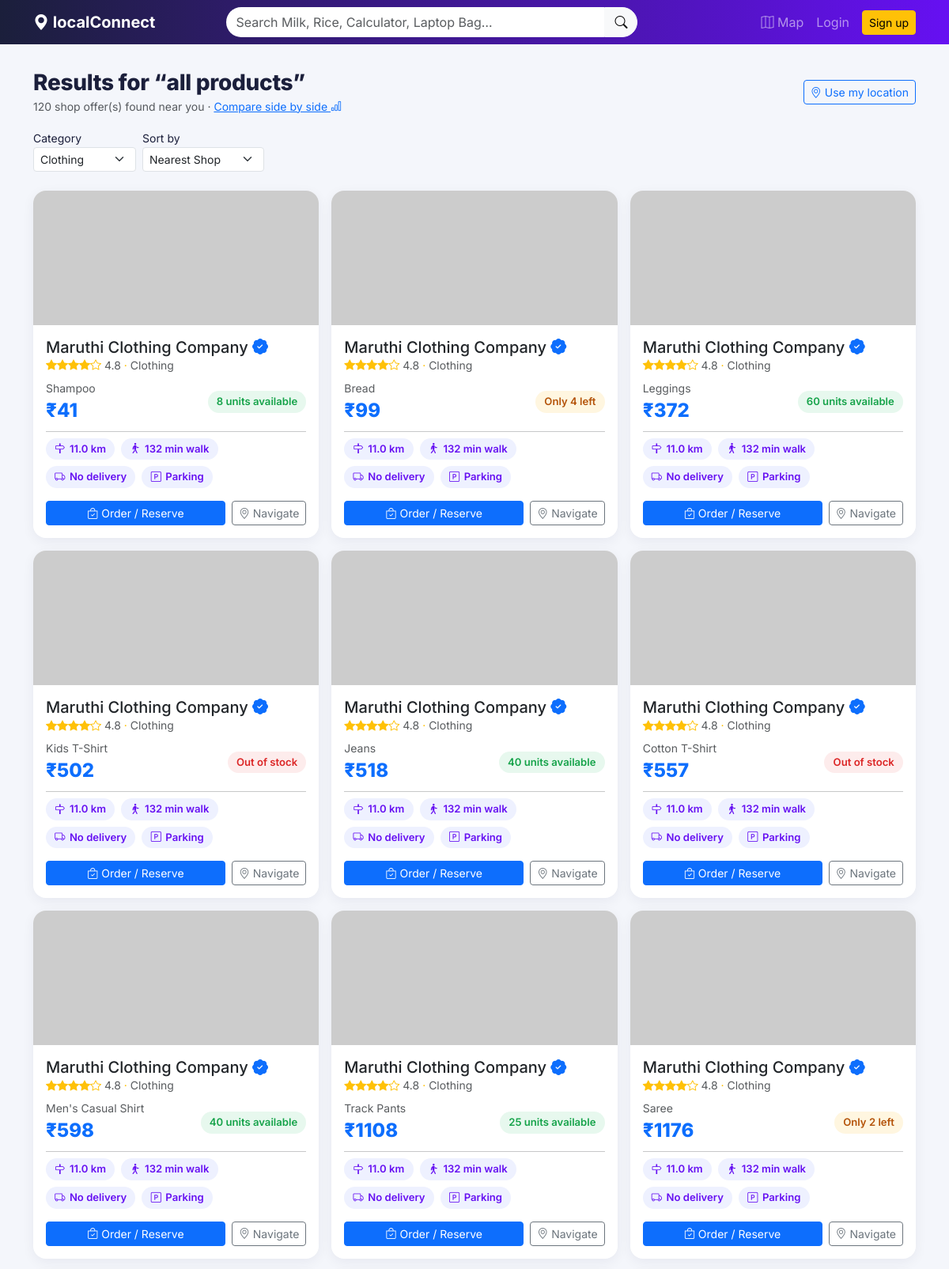
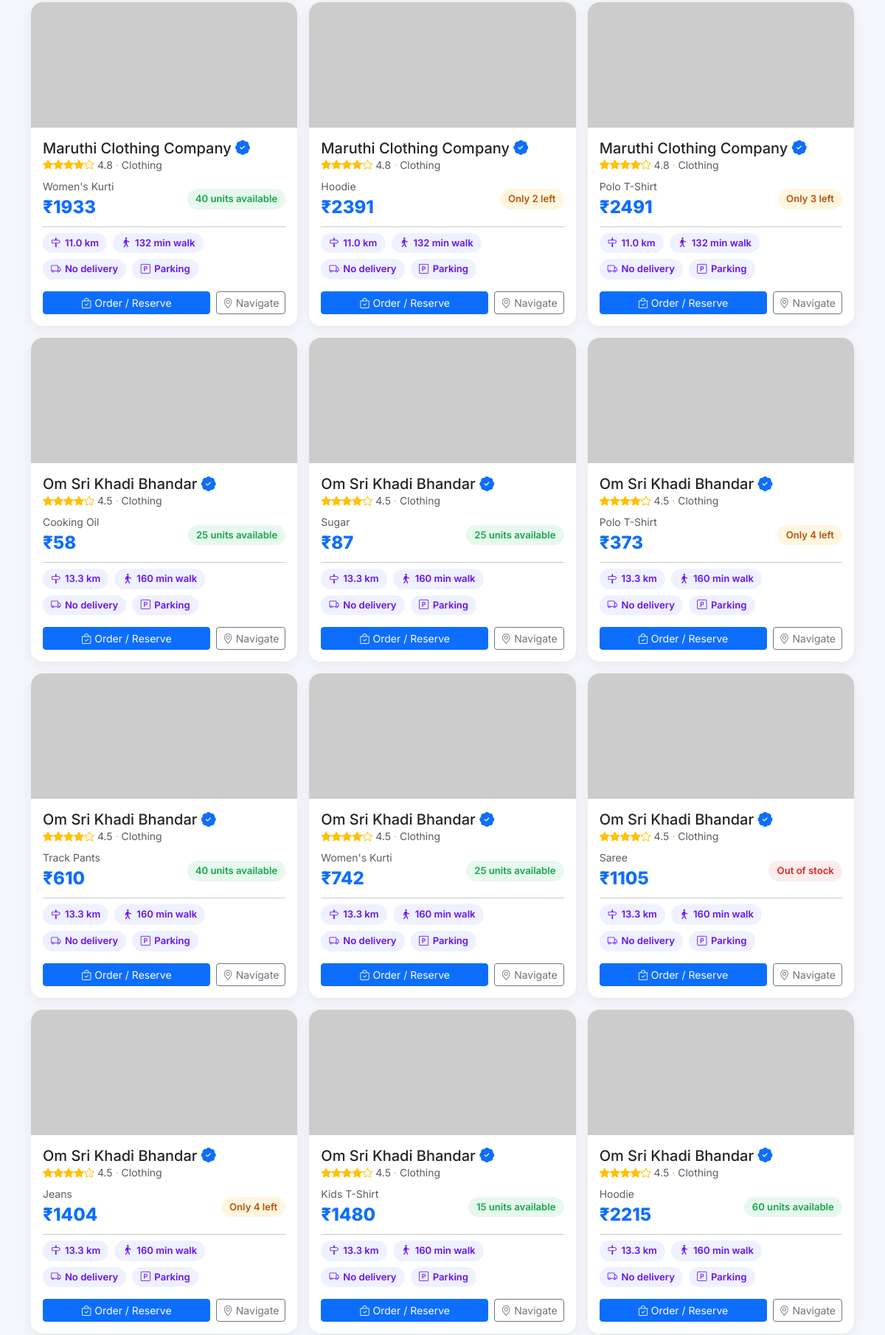
/search?category=Clothing (upper part), run on the app's committed database (2 pictures, top to bottom).
### models.py (models this page shows)
class Shop(db.Model):
    __tablename__ = "shops"
    id = db.Column(db.Integer, primary_key=True)
    owner_id = db.Column(db.Integer, db.ForeignKey("users.id"))
    name = db.Column(db.String(150), nullable=False, index=True)
    owner_name = db.Column(db.String(120))
    mobile = db.Column(db.String(20))
    address = db.Column(db.String(255))
    lat = db.Column(db.Float, nullable=False)
    lng = db.Column(db.Float, nullable=False)
    category = db.Column(db.String(50), index=True)
    delivery_available = db.Column(db.Boolean, default=False)
    delivery_radius = db.Column(db.Float, default=3.0)  # km
    rating = db.Column(db.Float, default=4.0)
    parking = db.Column(db.Boolean, default=False)
    image = db.Column(db.String(255))
    verified = db.Column(db.Boolean, default=False)
    created_at = db.Column(db.DateTime, default=_now)
    inventory = db.relationship("Inventory", backref="shop", lazy=True,
                                cascade="all, delete-orphan")
    orders = db.relationship("Order", backref="shop", lazy=True)
    reviews = db.relationship("Review", backref="shop", lazy=True)

class Product(db.Model):
    __tablename__ = "products"
    id = db.Column(db.Integer, primary_key=True)
    name = db.Column(db.String(150), nullable=False, index=True)
    category = db.Column(db.String(50), index=True)
    image = db.Column(db.String(255))
    description = db.Column(db.String(500))
    inventory = db.relationship("Inventory", backref="product", lazy=True)

class Inventory(db.Model):
    __tablename__ = "inventory"
    id = db.Column(db.Integer, primary_key=True)
    shop_id = db.Column(db.Integer, db.ForeignKey("shops.id"), nullable=False)
    product_id = db.Column(db.Integer, db.ForeignKey("products.id"), nullable=False)
    price = db.Column(db.Float, nullable=False)
    cost = db.Column(db.Float, default=0)     # wholesale/purchase cost → profit calc
    stock = db.Column(db.Integer, default=0)
    sold = db.Column(db.Integer, default=0)   # used by AI popularity features
    views = db.Column(db.Integer, default=0)  # product page views (analytics)
    LOW_STOCK_THRESHOLD = 5
    @property
    def status(self):
        if self.stock <= 0:
            return "out_of_stock"
        if self.stock <= self.LOW_STOCK_THRESHOLD:
            return "low_stock"
        return "in_stock"

### app.py (the view)
@app.route("/search")
def search():
    query = request.args.get("q", "").strip()
    category = request.args.get("category", "All")
    sort_by = request.args.get("sort", "distance")
    lat, lng = current_location()
    results = services.search_inventory(query, lat, lng, category)
    if sort_by == "best":
        results = services.best_value_score(results)
    else:
        results = services.sort_results(results, sort_by)
    return render_template("customer/search.html", results=results, query=query,
                           category=category, sort_by=sort_by, lat=lat, lng=lng)

### app.py (called while the page is built)
@app.context_processor
def inject_globals():
    return {
        "maps_key": app.config["GOOGLE_MAPS_API_KEY"],
        "categories": ["Clothing", "Hardware", "Electronics", "Grocery",
                       "Footwear", "Stationery", "Sports", "Home Decor"],
    }

def current_location():
    try:
        lat = float(request.args.get("lat") or request.cookies.get("lat"))
        lng = float(request.args.get("lng") or request.cookies.get("lng"))
        return lat, lng
    except (TypeError, ValueError):
        if current_user.is_authenticated and current_user.lat:
            return current_user.lat, current_user.lng
        return app.config["DEFAULT_LAT"], app.config["DEFAULT_LNG"]

### services.py (called while the page is built, shortened)
def _tok(text):
    return [t for t in re.sub(r"[^a-z0-9\s]", " ", (text or "").lower()).split() if len(t) > 1]

def expand_terms(query):
    terms = set()
    for t in _tok(query):
        terms.add(t)
        terms.update(SYNONYMS.get(t, []))
    return terms

def semantic_score(query, product):
    terms = expand_terms(query)
    if not terms:
        return 60  # browse mode

def haversine_km(lat1, lng1, lat2, lng2):
    if None in (lat1, lng1, lat2, lng2):
        return None
    lat1, lng1, lat2, lng2 = map(radians, (lat1, lng1, lat2, lng2))
    dlat = lat2 - lat1
    dlng = lng2 - lng1
    a = sin(dlat / 2) ** 2 + cos(lat1) * cos(lat2) * sin(dlng / 2) ** 2
    return round(2 * EARTH_RADIUS_KM * asin(sqrt(a)), 3)

def walking_time_min(distance_km):
    if distance_km is None:
        return None
    return max(1, round(distance_km / WALK_SPEED_KMPH * 60))

def maps_link(name, area=""):
    query = (name or "")
    if area:
        query += " " + str(area).split(",")[0]
    return "https://www.google.com/maps/search/?api=1&query=" + quote_plus(query)

def humanize_distance(distance_km):
    if distance_km is None:
        return "—"
    if distance_km < 1:
        return f"{int(round(distance_km * 1000))} m"
    return f"{distance_km:.1f} km"

def sort_results(results, sort_by="distance"):
    key = SORT_STRATEGIES.get(sort_by, SORT_STRATEGIES["distance"])
    return sorted(results, key=key)

### hyperlocal-commerce/templates/customer/search.html (shortened to what this page needs)
{% extends "base.html" %}
{% block content %}
<div class="d-flex flex-wrap justify-content-between align-items-center mb-3">
  <div>
    <h3 class="section-title mb-0">Results for “{{ query or 'all products' }}”</h3>
    <small class="text-muted">{{ results|length }} shop offer(s) found near you ·
      <a href="{{ url_for('compare', q=query) }}">Compare side by side <i class="bi bi-bar-chart"></i></a></small>
  </div>
  <button class="btn btn-sm btn-outline-primary" data-detect-loc><i class="bi bi-geo-alt"></i> Use my location</button>
</div>
<form class="row g-2 align-items-end mb-4" method="get">
  <div class="col-auto">
    <label class="form-label small mb-0">Category</label>
    <select class="form-select form-select-sm" name="category" onchange="this.form.submit()">
      {% for c in categories %}<option {{ 'selected' if category==c }}>{{ c }}</option>{% endfor %}
    </select>
  </div>
  <div class="col-auto">
    <label class="form-label small mb-0">Sort by</label>
    <select class="form-select form-select-sm" name="sort" onchange="this.form.submit()">
      <option value="distance" {{ 'selected' if sort_by=='distance' }}>Nearest Shop</option>
    </select>
  </div>
</form>
<div class="row g-3">
  {% for r in results %}
  <div class="col-md-6 col-lg-4">
    <div class="card result-card h-100">
      <div class="result-thumb">
        <img src="{{ r.product_image }}" alt="{{ r.product_name }}" loading="lazy"
             onerror="this.onerror=null;this.src='https://loremflickr.com/600/400/product'">
      </div>
      <div class="card-body">
        <div class="d-flex justify-content-between">
          <h5 class="mb-0">{{ r.shop_name }}
            {% if r.verified %}<i class="bi bi-patch-check-fill text-primary" title="Verified"></i>{% endif %}
          </h5>
        </div>
        <div class="stars small mb-2">
          {% for i in range(5) %}<i class="bi bi-star{{ '-fill' if i < r.rating|int else '' }}"></i>{% endfor %}
          <span class="text-muted">{{ r.rating }}</span> · <span class="text-muted">{{ r.shop_category }}</span>
        </div>
        <div class="d-flex align-items-center justify-content-between">
          <div>
            <div class="text-muted small">{{ r.product_name }}</div>
            <div class="price-tag">₹{{ r.price|int }}</div>
          </div>
          <div class="text-end">
            {% if r.status == 'out_of_stock' %}<span class="chip red">Out of stock</span>
            {% elif r.status == 'low_stock' %}<span class="chip amber">Only {{ r.stock }} left</span>
            {% else %}<span class="chip green">{{ r.stock }} units available</span>{% endif %}
          </div>
        </div>
        <hr class="my-2">
        <div class="d-flex flex-wrap gap-2 small">
          <span class="chip"><i class="bi bi-signpost"></i> {{ r.distance_label }}</span>
          <span class="chip"><i class="bi bi-person-walking"></i> {{ r.walking_time }} min walk</span>
          {% if r.delivery_available %}
            <span class="chip green"><i class="bi bi-truck"></i> Delivery · {{ r.delivery_time }} min</span>
          {% else %}
            <span class="chip"><i class="bi bi-truck"></i> No delivery</span>
          {% endif %}
          {% if r.parking %}<span class="chip"><i class="bi bi-p-square"></i> Parking</span>{% endif %}
        </div>
        <div class="d-flex gap-2 mt-3">
          <a class="btn btn-sm btn-primary flex-fill"
             href="{{ url_for('checkout', inventory_id=r.inventory_id) }}">
             <i class="bi bi-bag-check"></i> Order / Reserve</a>
          <a class="btn btn-sm btn-outline-secondary"
             href="{{ r.maps_url }}"
             target="_blank"><i class="bi bi-geo-alt"></i> Navigate</a>
        </div>
      </div>
    </div>
  </div>
  {% endfor %}
</div>
{% endblock %}

### hyperlocal-commerce/static/css/style.css (style rules this page uses)
:root { --brand:#0d6efd; --brand-2:#6610f2; --accent:#ffc107; --ink:#1b1f3b; --soft:#f4f6fb; }
body { background:var(--soft); color:var(--ink); font-family:"Inter",system-ui,-apple-system,"Segoe UI",Roboto,sans-serif; -webkit-font-smoothing:antialiased; }
.card,.result-card,.shop-card { animation:lc-fade .45s ease both; }
.card { border:none;border-radius:16px;box-shadow:0 4px 16px rgba(20,20,60,.06); }
.result-card { transition:transform .14s ease, box-shadow .14s ease;overflow:hidden; }
.result-thumb { position:relative;height:170px;overflow:hidden; }
.result-thumb img { width:100%;height:100%;object-fit:cover;transition:transform .4s ease; }
.price-tag { font-size:1.5rem;font-weight:800;color:var(--brand); }
.chip { display:inline-flex;align-items:center;gap:.35rem;background:#eef1ff;color:var(--brand-2); border-radius:30px;padding:.25rem .7rem;font-size:.82rem;font-weight:600; }
.chip.green { background:#e7f8ee;color:#16a34a; }
.chip.amber { background:#fff6e0;color:#b45309; }
.chip.red { background:#fdecec;color:#dc2626; }
.stars { color:var(--accent); }
.section-title { font-weight:800;letter-spacing:-.3px; }

### data on the page
Shop: shop_name "Maruthi Clothing Company" "Maruthi Clothing Company" "Maruthi Clothing Company" "Maruthi Clothing Company" "Maruthi Clothing Company" "Maruthi Clothing Company" "Maruthi Clothing Company" "Maruthi Clothing Company" "Maruthi Clothing Company" "Maruthi Clothing Company" "Maruthi Clothing Company" "Maruthi Clothing Company", shop_category "Clothing" "Clothing" "Clothing" "Clothing" "Clothing" "Clothing" "Clothing" "Clothing" "Clothing" "Clothing" "Clothing" "Clothing"
Product: product_name "Shampoo"
Inventory: price "41"
Product: product_name "Bread"
Inventory: price "99"
Product: product_name "Leggings"
Inventory: price "372"
Product: product_name "Kids T-Shirt" "Kids T-Shirt"
Inventory: price "502"
Product: product_name "Jeans" "Jeans"
Inventory: price "518"
Product: product_name "Cotton T-Shirt"
Inventory: price "557"
Product: product_name "Men's Casual Shirt"
Inventory: price "598"
Product: product_name "Track Pants" "Track Pants"
Inventory: price "1108"
Product: product_name "Saree" "Saree"
Inventory: price "1176"
Product: product_name "Women's Kurti" "Women's Kurti"
Inventory: price "1933"
Product: product_name "Hoodie" "Hoodie"
Inventory: price "2391"
Product: product_name "Polo T-Shirt" "Polo T-Shirt"
Inventory: price "2491"
Shop: shop_name "Om Sri Khadi Bhandar" "Om Sri Khadi Bhandar" "Om Sri Khadi Bhandar" "Om Sri Khadi Bhandar" "Om Sri Khadi Bhandar" "Om Sri Khadi Bhandar" "Om Sri Khadi Bhandar" "Om Sri Khadi Bhandar" "Om Sri Khadi Bhandar", shop_category "Clothing" "Clothing" "Clothing" "Clothing" "Clothing" "Clothing" "Clothing" "Clothing" "Clothing"
Product: product_name "Cooking Oil"
Inventory: price "58"
Product: product_name "Sugar"
Inventory: price "87"
Inventory: price "373"
Inventory: price "610"
Inventory: price "742"
Inventory: price "1105"
Inventory: price "1404"
Inventory: price "1480"
Inventory: price "2215"

### other printed values
{{ query or 'all products' }} "all products"
{{ results|length }} "120"
{{ r.rating }} "4.8" "4.8" "4.8" "4.8" "4.8" "4.8" "4.8" "4.8" "4.8" "4.8" "4.8" "4.8" "4.5" "4.5" "4.5" "4.5" "4.5" "4.5" "4.5" "4.5" "4.5"
{{ r.stock }} "8" "60" "40" "40" "25" "40" "25" "25" "40" "25" "15" "60"
{{ r.distance_label }} "11.0 km" "11.0 km" "11.0 km" "11.0 km" "11.0 km" "11.0 km" "11.0 km" "11.0 km" "11.0 km" "11.0 km" "11.0 km" "11.0 km" "13.3 km" "13.3 km" "13.3 km" "13.3 km" "13.3 km" "13.3 km" "13.3 km" "13.3 km" "13.3 km"
{{ r.walking_time }} "132" "132" "132" "132" "132" "132" "132" "132" "132" "132" "132" "132" "160" "160" "160" "160" "160" "160" "160" "160" "160"
{{ r.stock }} "4" "2" "2" "3" "4" "4"
form field category "Clothing"
